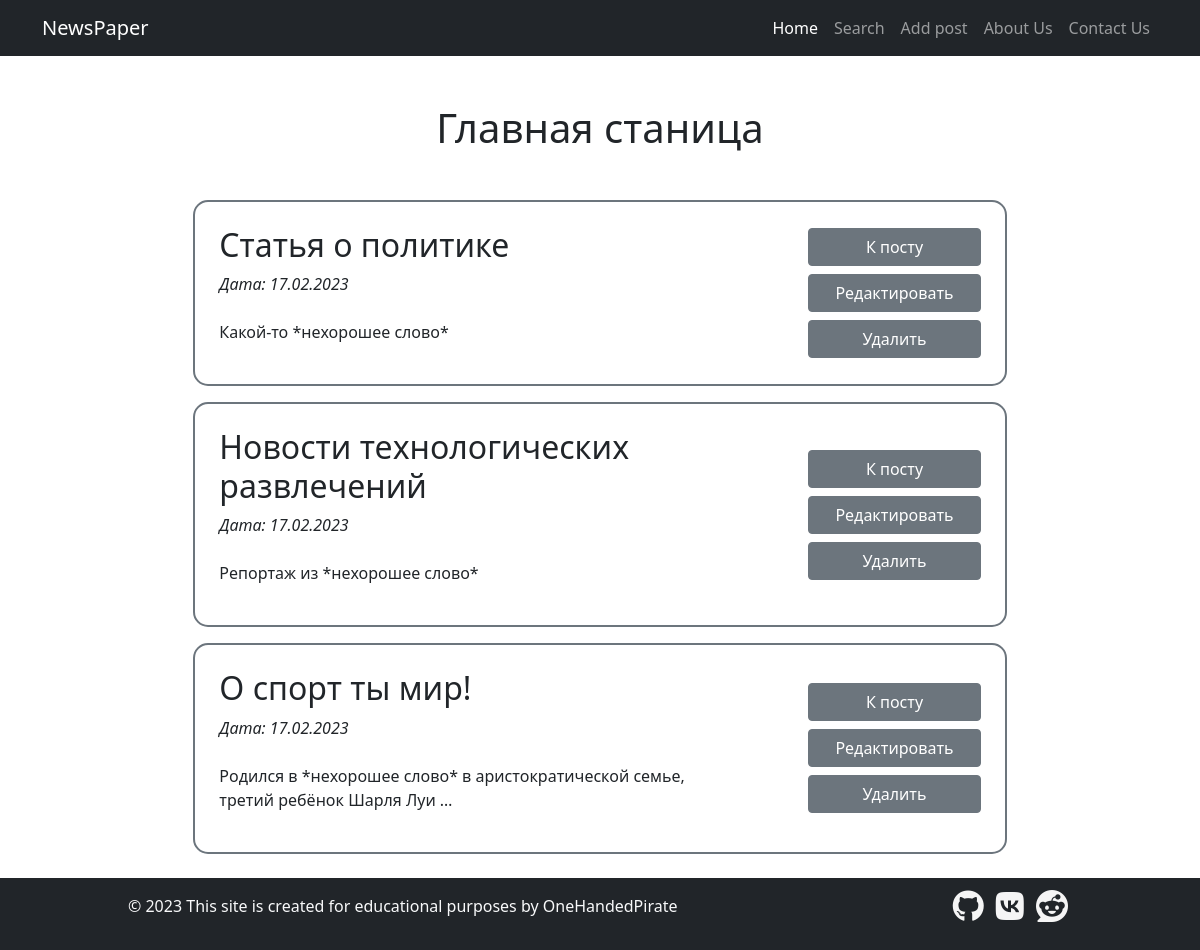
The page /news/ on the database as committed earlier.
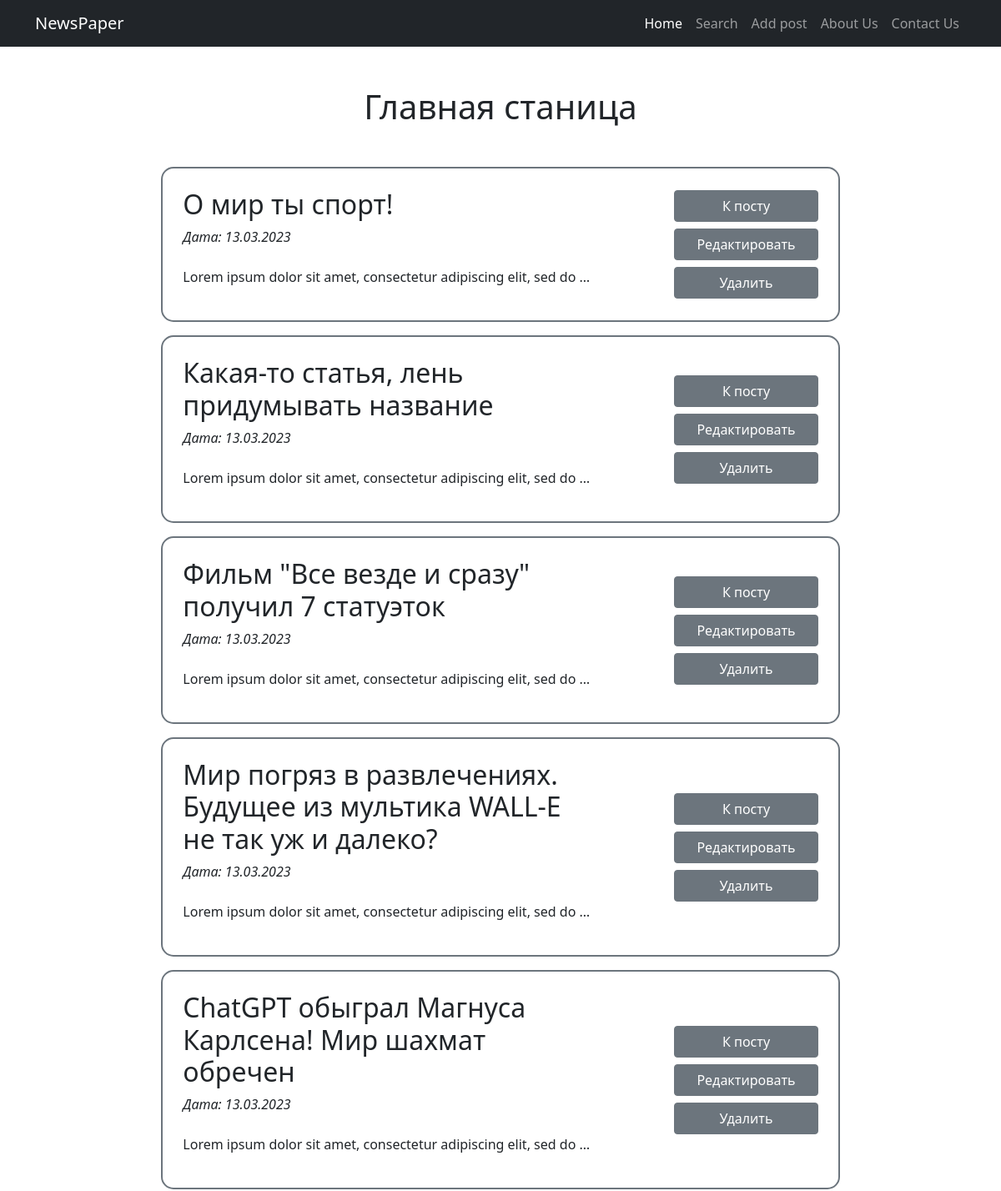
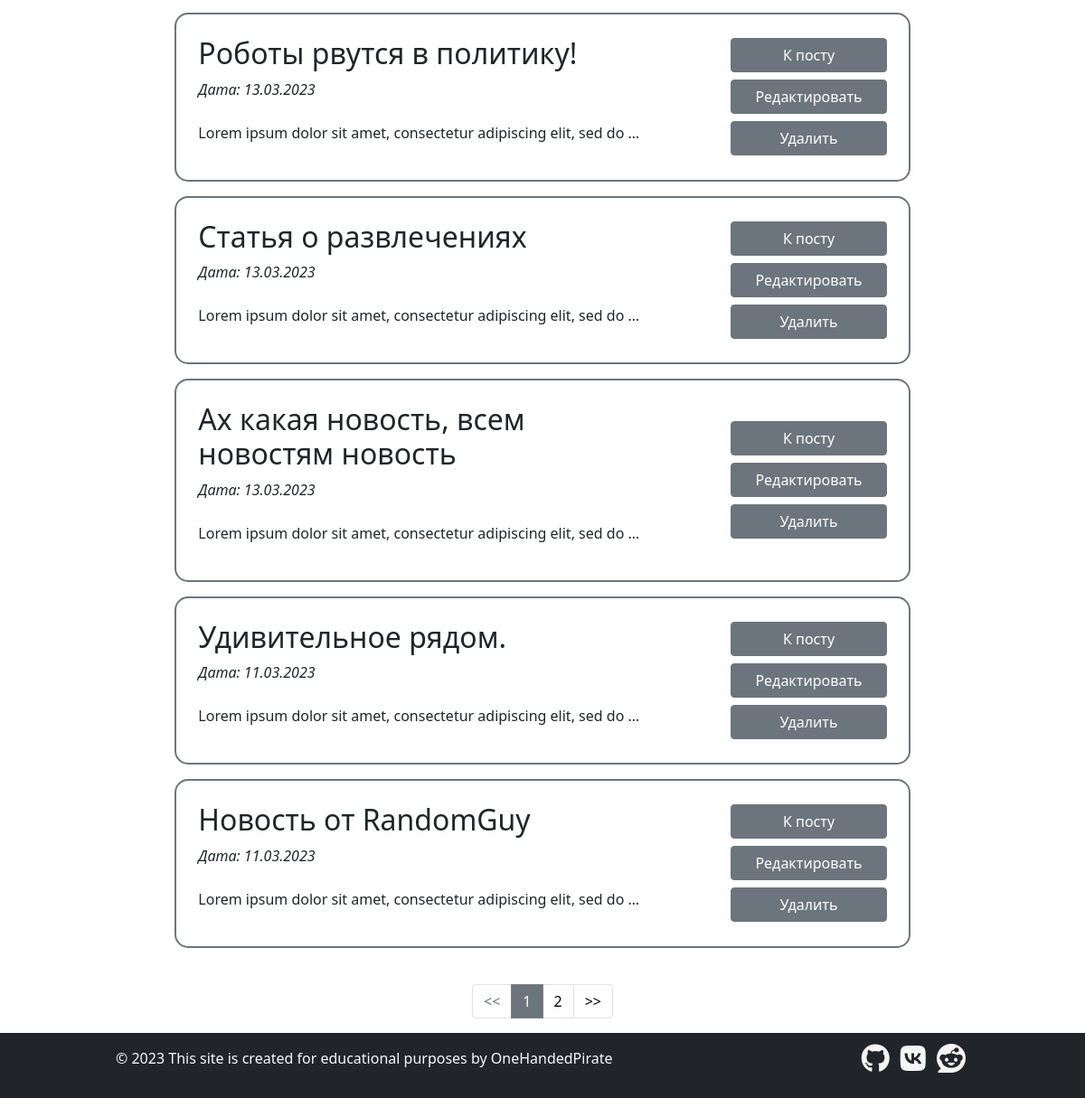
The same page on the database as committed later (2 pictures, top to bottom).
### news/models.py (models this page shows, shortened)
class Attitude:
    '''Миксин-класс для моделей с полем rating'''

class Post(models.Model, Attitude):
    author = models.ForeignKey(Author, on_delete=models.CASCADE)
    type = models.CharField(max_length=1,
                            choices=[('N', 'Новость'), ('A', 'Статья')],
                            default='A')
    publish_time = models.DateTimeField(auto_now_add=True)
    category = models.ManyToManyField(Category, through='PostCategory')
    title = models.CharField(max_length=150)
    text = models.TextField()
    rating = models.IntegerField(default=0)

### news/views.py (the view)
# urls.py: path('', News.as_view(), name='home'),
class News(ListView):
    model = Post
    template_name = 'news/news.html'
    context_object_name = 'news'
    queryset = Post.objects.order_by('-publish_time')
    extra_context = {'menu': menu}
    paginate_by = 10

### news/templatetags/news/custom_filters.py (called while the page is built)
@register.filter(name='censor')
def censor(value):
    banned_words = ['пьер', 'японии', 'париж', 'текст', 'олимпийск']
    original_text = value.split()
    bad_words = []
    for indx, word in enumerate(value.lower().split()):
        for bad_word in banned_words:
            if bad_word in word:
                bad_words.append(indx)
    for bad_word in bad_words:
        original_text[bad_word] = '*нехорошее слово*'
    return ' '.join(original_text)

### news/templates/news/news.html (shortened to what this page needs)
{% extends 'news/default.html' %}
{% load news.custom_filters %}
{% block content %}
    <h1 class="mb-5">Главная станица</h1>
<div class="news-list mb-4">
{% for post in news %}
    {% include 'news/post_in_list.html' %}
{% endfor %}
</div>
{% endblock %}

### news/templates/news/default.html (shortened to what this page needs)
{% load static %}
<!DOCTYPE html>
<html lang="en" class="h-100">
    <head>
        <link href={% static 'news/css/styles.css' %} rel="stylesheet" />
    </head>
    <body class="d-flex flex-column h-100">
        <nav class="navbar navbar-expand-lg navbar-dark bg-dark">
            <div class="container">
                <a class="navbar-brand" href="{% url 'home' %}">NewsPaper</a>
                <div class="collapse navbar-collapse" id="navbarSupportedContent">
                    <ul class="navbar-nav ms-auto mb-2 mb-lg-0">
                        {% for item in menu %}
                            {% if item.url_name == request.resolver_match.url_name %}
                                <li class="nav-item"><span class="nav-link active" aria-current="page">{{ item.title }}</span></li>
                            {% else %}
                                {% if item.url_name %}
                                    <li class="nav-item"><a class="nav-link" aria-current="page" href='{% url item.url_name %}'>{{ item.title }}</a></li>
                                {% else %}
                                     <li class="nav-item"><a class="nav-link" aria-current="page" href=''>{{ item.title }}</a></li>
                                {% endif %}
                            {% endif %}
                        {% endfor %}
                    </ul>
                </div>
            </div>
        </nav>
        <div class="container-fluid col-sm-12 col-md-10">
            <div class="text-center mt-5">
                {% block content %}
                {% endblock content %}
            </div>
        </div>
        {% if is_paginated %}
            <nav>
                <ul class="pagination justify-content-center mt-3">
                    {% if page_obj.has_previous %}
                        <li class="page-item">
                            <a class="page-link" href="?page=1{% if filter_params %}{{ filter_params }}{% endif %}" aria-label="First">
                                <span><<</span>
                            </a>
                        </li>
                    {% else %}
                        <li class="page-item disabled">
                            <span class="page-link"><<</span>
                        </li>
                    {% endif %}
                    {% for num in page_obj.paginator.page_range %}
                        {% if page_obj.number == num %}
                            <li class="page-item active"><span class="page-link">{{ num }}</span></li>
                        {% elif num > page_obj.number|add:'-3' and num < page_obj.number|add:'3' %}
                            <li class="page-item"><a class="page-link" href="?page={{ num }}{% if filter_params %}{{ filter_params }}{% endif %}">{{ num }}</a></li>
                        {% endif %}
                    {% endfor %}
                    {% if page_obj.has_next %}
                        <li class="page-item">
                            <a class="page-link" href="?page={{ page_obj.paginator.num_pages }}{% if filter_params %}{{ filter_params }}{% endif %}" aria-label="Last">
                                <span>>></span>
                            </a>
                        </li>
                    {% else %}
                        <li class="page-item disabled">
                            <span class="page-link">>></span>
                        </li>
                    {% endif %}
                </ul>
            </nav>
        {% endif %}
        <footer class="bg-dark mt-auto">
            <div class="row text-light p-3 col-sm-12 col-lg-10 mx-auto">
                <div class="text-start col-8">
                    <p>© 2023 This site is created for educational purposes by OneHandedPirate</p>
                </div>
                <div class="text-end col-4 ">
                    <a class="fa-brands fa-github fa-2xl m-1 text-decoration-none" href="https://github.com/OneHandedPirate" target="_blank" ></a>
                    <a class="fa-brands fa-vk fa-2xl m-1 text-decoration-none" href="https://vk.com/onehandedpirate" target="_blank"></a>
                    <a class="fa-brands fa-reddit fa-2xl m-1 text-decoration-none" href="https://www.reddit.com/user/OneHandedPirateMKII" target="_blank"></a>
                </div>
            </div>
        </footer>
    </body>
</html>

### news/templates/news/post_in_list.html (shortened to what this page needs)
{% load news.custom_filters %}
<div class="container-fluid col-sm-12 col-lg-10 rounded-5 border border-2 border-secondary p-4 mt-3 mb-3" style="border-radius: 15px">
    <div class="row justify-content-between">
        <div class="text-start col-8">
            <h2>{{ post.title | censor}}</h2>
            <p class="fst-italic">Дата: {{ post.publish_time|date:'d.m.Y'}}</p>
            <p class="mt-4">{{ post.text | truncatewords:10 | censor}}</p>
        </div>
            <div class="text-end col-3 d-flex flex-column align-items-end justify-content-center">
                <div class="w-100">
                    <a class="btn btn-secondary btn-block w-100" href="{% url 'post' post.pk %}">К посту</a>
                </div>
                <div class="w-100">
                    <a class="btn btn-secondary btn-block w-100 mb-2 mt-2" href="{% url 'post_update' post.pk %}">Редактировать</a>
                </div>
                <div class="w-100">
                    <button type="button" class="btn btn-secondary btn-block w-100" data-bs-toggle="modal" data-bs-target="#deleteModal{{ post.pk }}">Удалить</button>
                </div>
            </div>
    </div>
</div>

Rows that differ between the two databases and show on the page:
removed Post: title|censor "Статья о политике", publish_time "17.02.2023", text|censor "Какой-то *нехорошее слово*"
removed Post: title|censor "Новости технологических развлечений", publish_time "17.02.2023", text|censor "Репортаж из *нехорошее слово*"
removed Post: title|censor "О спорт ты мир!", publish_time "17.02.2023", text|censor "Родился в *нехорошее слово* в аристократической семье, третий ребёнок Шарля Луи …"
added Post: title|censor "О мир ты спорт!", publish_time "13.03.2023", text|censor "Lorem ipsum dolor sit amet, consectetur adipiscing elit, sed do …"
added Post: title|censor "Какая-то статья, лень придумывать название", publish_time "13.03.2023", text|censor "Lorem ipsum dolor sit amet, consectetur adipiscing elit, sed do …"
added Post: title|censor "Фильм \"Все везде и сразу\" получил 7 статуэток", publish_time "13.03.2023", text|censor "Lorem ipsum dolor sit amet, consectetur adipiscing elit, sed do …"
added Post: title|censor "Мир погряз в развлечениях. Будущее из мультика WALL-E не так уж и далеко?", publish_time "13.03.2023", text|censor "Lorem ipsum dolor sit amet, consectetur adipiscing elit, sed do …"
added Post: title|censor "ChatGPT обыграл Магнуса Карлсена! Мир шахмат обречен", publish_time "13.03.2023", text|censor "Lorem ipsum dolor sit amet, consectetur adipiscing elit, sed do …"
added Post: title|censor "Роботы рвутся в политику!", publish_time "13.03.2023", text|censor "Lorem ipsum dolor sit amet, consectetur adipiscing elit, sed do …"
added Post: title|censor "Статья о развлечениях", publish_time "13.03.2023", text|censor "Lorem ipsum dolor sit amet, consectetur adipiscing elit, sed do …"
added Post: title|censor "Ах какая новость, всем новостям новость", publish_time "13.03.2023", text|censor "Lorem ipsum dolor sit amet, consectetur adipiscing elit, sed do …"
added Post: title|censor "Удивительное рядом.", publish_time "11.03.2023", text|censor "Lorem ipsum dolor sit amet, consectetur adipiscing elit, sed do …"
added Post: title|censor "Новость от RandomGuy", publish_time "11.03.2023", text|censor "Lorem ipsum dolor sit amet, consectetur adipiscing elit, sed do …"
Other text that changed with them:
new list line: "1"
new list line: "2"
